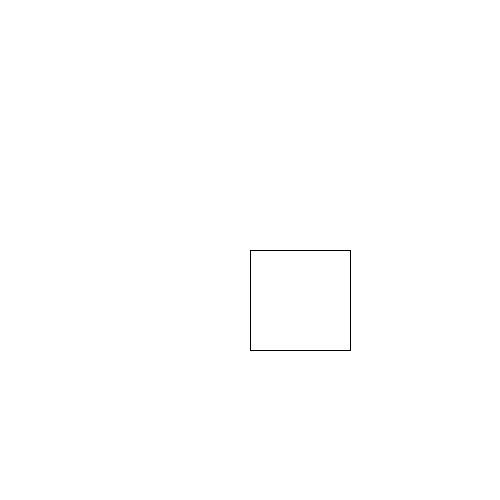
Frame 1 (no input)
Frame 60 (the mouse pressed at the canvas centre just before this capture): identical to frame 1, image omitted
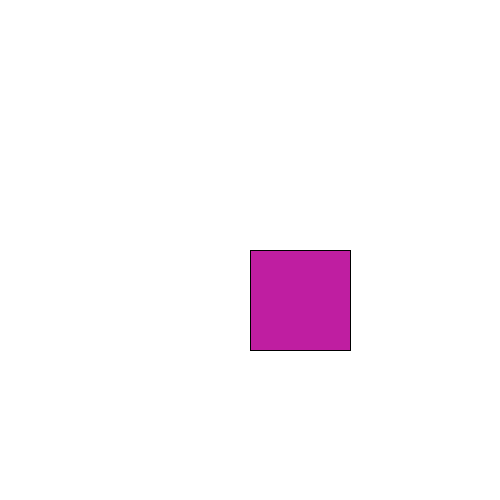
Frame 120 (the mouse held since frame 60 and released just before this capture)

The Processing sketch that drew these frames (run headless with seeded random() and noise(); from frame 60 on, the mouse is pressed at the canvas centre):

// Processing sketch: sketch_160912_color_change
// ── sketch_160912_color_change.pde
float r;
float g;
float b;

void setup(){
  size(500,500);
  background(255);
  }
  
void draw(){
  r = random(255);
  g = random(255);
  b = random(255);
  
  rect(250,250,100,100);
  
 }

void mousePressed(){
  
  if(mouseX >= 250 && mouseX <= 350 && mouseY >= 250 && mouseY <= 350) {
  fill(r,g,b);
  }
}
